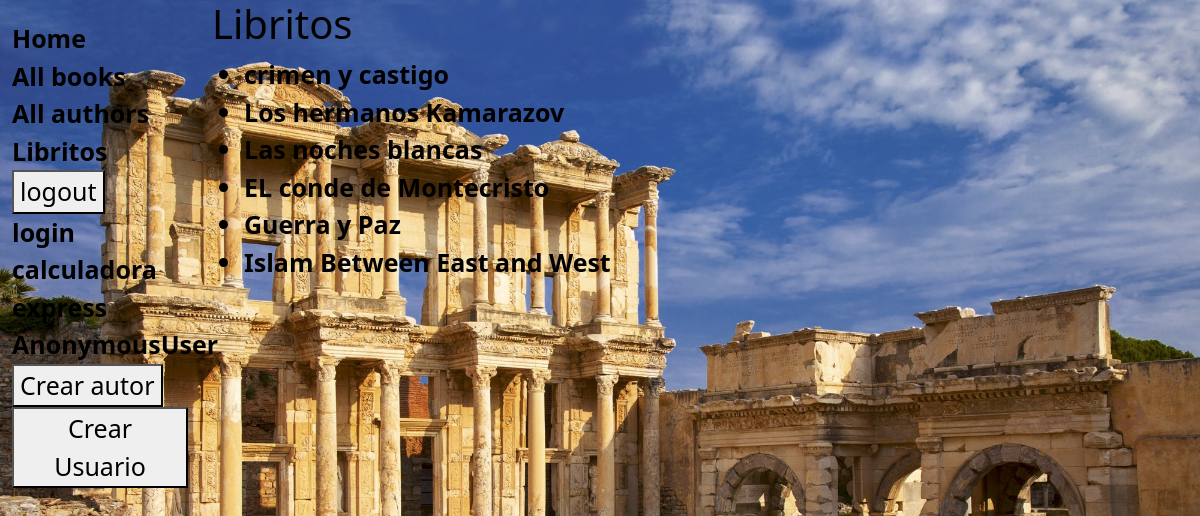
/catalog/libritos/, run on the app's committed database.
### catalog/models.py (models this page shows, shortened)
class Book(models.Model):
    title = models.CharField(max_length=200)
    lenguaje  = models.ForeignKey('Lenguaje', on_delete=models.CASCADE,null=True)
    author = models.ForeignKey('Author', on_delete=models.SET_NULL, null=True)
    summary = models.TextField(max_length=1000, help_text="Ingrese una breve descripción del libro")
    isbn = models.CharField('ISBN',max_length=13, help_text='13 Caracteres <a href="https://www.isbn-international.org/content/what-isbn">ISBN number</a>')
    portada = models.ImageField(upload_to='libros/portadas/', null=True, blank=True)
    genre = models.ManyToManyField(Genre, help_text="Seleccione un genero para este libro")
    def get_absolute_url(self):
        return reverse('book-detail', args=[str(self.id)])
    def display_genre(self):
        """Create a string for the Genre. This is required to display genre in Admin."""
        return ', '.join(genre.name for genre in self.genre.all()[:3])
    display_genre.short_description = 'Genre'

### catalog/views.py (the view)
# urls.py: path('libritos/', views.ListarLibros,name="ListarLibros"),
def ListarLibros(request):
    numLibros =  Book.objects.all()
    context = {
	'numlibros':numLibros
    }
    return render(request,'libros.html' , context)

### catalog/templates/libros.html
{% extends "base_generic.html" %}
{% block content %}
  <h1>Libritos</h1>
  {% if  numlibros%}
  <ul>
    {% for book in numlibros %}
    <li>
      <a href="{{ book.get_absolute_url }} ">{{ book.title }}</a>
    </li>
    {% endfor %}
  </ul>
  {% else %}
    <p>No hay libros en la biblioteca.</p>
  {% endif %}
{% endblock %}

### catalog/static/css/styles.css (style rules this page uses)
body { background-image: url('130_alejandria5_2000x1406.jpg'); background-repeat: no-repeat; background-size: cover; color: black; font-size: 25px; font-weight: 599; }
a { text-decoration: none; color: black; }

### data on the page
Book: title "crimen y castigo"
Book: title "Los hermanos Kamarazov"
Book: title "Las noches blancas"
Book: title "EL conde de Montecristo"
Book: title "Guerra y Paz"
Book: title "Islam Between East and West"

### other printed values
{{ user }} "AnonymousUser"
